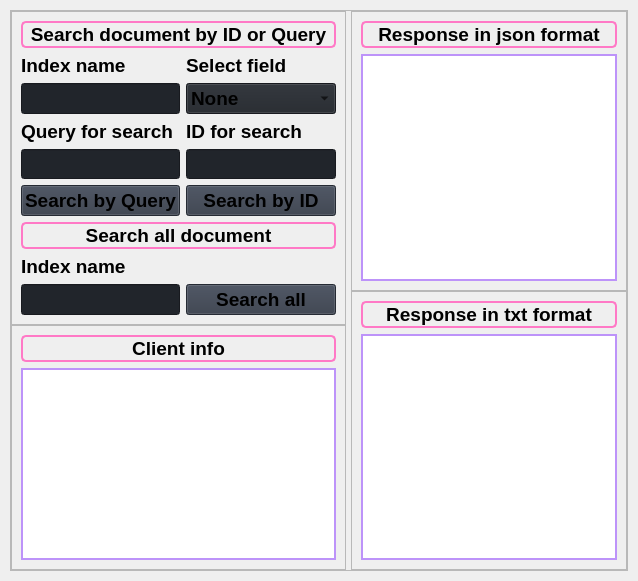
                     <widget class="QWidget" name="Search">
                      <property name="styleSheet">
                       <string notr="true">b</string>
                      </property>
                      <layout class="QVBoxLayout" name="verticalLayout">
                       <property name="spacing">
                        <number>10</number>
                       </property>
                       <property name="leftMargin">
                        <number>10</number>
                       </property>
                       <property name="topMargin">
                        <number>10</number>
                       </property>
                       <property name="rightMargin">
                        <number>10</number>
                       </property>
                       <property name="bottomMargin">
                        <number>10</number>
                       </property>
                       <item>
                        <widget class="QFrame" name="row_2">
                         <property name="minimumSize">
                          <size>
                           <width>0</width>
                           <height>150</height>
                          </size>
                         </property>
                         <property name="frameShape">
                          <enum>QFrame::StyledPanel</enum>
                         </property>
                         <property name="frameShadow">
                          <enum>QFrame::Raised</enum>
                         </property>
                         <layout class="QVBoxLayout" name="verticalLayout_19">
                          <property name="leftMargin">
                           <number>0</number>
                          </property>
                          <property name="topMargin">
                           <number>0</number>
                          </property>
                          <property name="rightMargin">
                           <number>0</number>
                          </property>
                          <property name="bottomMargin">
                           <number>0</number>
                          </property>
                          <item>
                           <layout class="QHBoxLayout" name="horizontalLayout_7">
                            <property name="spacing">
                             <number>5</number>
                            </property>
                            <property name="topMargin">
                             <number>0</number>
                            </property>
                            <item>
                             <layout class="QVBoxLayout" name="info_frame_2">
                              <property name="spacing">
                               <number>0</number>
                              </property>
                              <property name="leftMargin">
                               <number>0</number>
                              </property>
                              <property name="topMargin">
                               <number>0</number>
                              </property>
                              <property name="bottomMargin">
                               <number>0</number>
                              </property>
                              <item>
                               <widget class="QFrame" name="search_frame">
                                <property name="minimumSize">
                                 <size>
                                  <width>0</width>
                                  <height>0</height>
                                 </size>
                                </property>
                                <property name="frameShape">
                                 <enum>QFrame::StyledPanel</enum>
                                </property>
                                <property name="frameShadow">
                                 <enum>QFrame::Raised</enum>
                                </property>
                                <layout class="QGridLayout" name="gridLayout">
                                 <item row="10" column="0">
                                  <widget class="QLabel" name="labelBoxBlenderInstalation_4">
                                   <property name="font">
                                    <font>
                                     <pointsize>14</pointsize>
                                     <italic>false</italic>
                                     <bold>true</bold>
                                    </font>
                                   </property>
                                   <property name="styleSheet">
                                    <string notr="true"/>
                                   </property>
                                   <property name="text">
                                    <string>Query for search</string>
                                   </property>
                                  </widget>
                                 </item>
                                 <item row="3" column="0">
                                  <widget class="QLineEdit" name="Index_name">
                                   <property name="sizePolicy">
                                    <sizepolicy hsizetype="Preferred" vsizetype="Preferred">
                                     <horstretch>0</horstretch>
                                     <verstretch>0</verstretch>
                                    </sizepolicy>
                                   </property>
                                   <property name="minimumSize">
                                    <size>
                                     <width>0</width>
                                     <height>30</height>
                                    </size>
                                   </property>
                                   <property name="styleSheet">
                                    <string notr="true">background-color: rgb(33, 37, 43);</string>
                                   </property>
                                   <property name="text">
                                    <string/>
                                   </property>
                                   <property name="placeholderText">
                                    <string/>
                                   </property>
                                  </widget>
                                 </item>
                                 <item row="10" column="1">
                                  <widget class="QLabel" name="labelBoxBlenderInstalation_12">
                                   <property name="font">
                                    <font>
                                     <pointsize>14</pointsize>
                                     <italic>false</italic>
                                     <bold>true</bold>
                                    </font>
                                   </property>
                                   <property name="styleSheet">
                                    <string notr="true"/>
                                   </property>
                                   <property name="text">
                                    <string>ID for search</string>
                                   </property>
                                  </widget>
                                 </item>
                                 <item row="16" column="0">
                                  <widget class="QLineEdit" name="Index_name_2">
                                   <property name="sizePolicy">
                                    <sizepolicy hsizetype="Preferred" vsizetype="Preferred">
                                     <horstretch>0</horstretch>
                                     <verstretch>0</verstretch>
                                    </sizepolicy>
                                   </property>
                                   <property name="minimumSize">
                                    <size>
                                     <width>0</width>
                                     <height>30</height>
                                    </size>
                                   </property>
                                   <property name="styleSheet">
                                    <string notr="true">background-color: rgb(33, 37, 43);</string>
                                   </property>
                                   <property name="text">
                                    <string/>
                                   </property>
                                   <property name="placeholderText">
                                    <string/>
                                   </property>
                                  </widget>
                                 </item>
                                 <item row="13" column="0">
                                  <widget class="QPushButton" name="btn_search_doc_query">
                                   <property name="minimumSize">
                                    <size>
                                     <width>150</width>
                                     <height>30</height>
                                    </size>
                                   </property>
                                   <property name="font">
                                    <font>
                                     <pointsize>14</pointsize>
                                     <italic>false</italic>
                                     <bold>true</bold>
                                    </font>
                                   </property>
                                   <property name="cursor">
                                    <cursorShape>PointingHandCursor</cursorShape>
                                   </property>
                                   <property name="styleSheet">
                                    <string notr="true">background-color: rgb(52, 59, 72);</string>
                                   </property>
                                   <property name="text">
                                    <string>Search by Query</string>
                                   </property>
                                   <property name="icon">
                                    <iconset resource="resources.qrc">
                                     <normaloff>:/icons/images/icons/cil-magnifying-glass.png</normaloff>:/icons/images/icons/cil-magnifying-glass.png</iconset>
                                   </property>
                                  </widget>
                                 </item>
                                 <item row="1" column="1">
                                  <widget class="QLabel" name="labelBoxBlenderInstalation_3">
                                   <property name="font">
                                    <font>
                                     <pointsize>14</pointsize>
                                     <italic>false</italic>
                                     <bold>true</bold>
                                    </font>
                                   </property>
                                   <property name="styleSheet">
                                    <string notr="true"/>
                                   </property>
                                   <property name="text">
                                    <string>Select field</string>
                                   </property>
                                  </widget>
                                 </item>
                                 <item row="0" column="0" colspan="2">
                                  <widget class="QLabel" name="label_2">
                                   <property name="font">
                                    <font>
                                     <pointsize>14</pointsize>
                                     <italic>false</italic>
                                     <bold>true</bold>
                                     <underline>false</underline>
                                    </font>
                                   </property>
                                   <property name="styleSheet">
                                    <string notr="true">font-weight: bold;
border-radius: 5px;
border: 2px solid #ff79c6;</string>
                                   </property>
                                   <property name="text">
                                    <string>Search document by ID or Query</string>
                                   </property>
                                   <property name="alignment">
                                    <set>Qt::AlignCenter</set>
                                   </property>
                                  </widget>
                                 </item>
                                 <item row="16" column="1">
                                  <widget class="QPushButton" name="btn_search_doc_all">
                                   <property name="minimumSize">
                                    <size>
                                     <width>150</width>
                                     <height>30</height>
                                    </size>
                                   </property>
                                   <property name="font">
                                    <font>
                                     <pointsize>14</pointsize>
                                     <italic>false</italic>
                                     <bold>true</bold>
                                    </font>
                                   </property>
                                   <property name="cursor">
                                    <cursorShape>PointingHandCursor</cursorShape>
                                   </property>
                                   <property name="styleSheet">
                                    <string notr="true">background-color: rgb(52, 59, 72);</string>
                                   </property>
                                   <property name="text">
                                    <string>Search all</string>
                                   </property>
                                   <property name="icon">
                                    <iconset resource="resources.qrc">
                                     <normaloff>:/icons/images/icons/cil-layers.png</normaloff>:/icons/images/icons/cil-layers.png</iconset>
                                   </property>
                                  </widget>
                                 </item>
                                 <item row="14" column="0" colspan="2">
                                  <widget class="QLabel" name="label_8">
                                   <property name="font">
                                    <font>
                                     <pointsize>14</pointsize>
                                     <italic>false</italic>
                                     <bold>true</bold>
                                     <underline>false</underline>
                                    </font>
                                   </property>
                                   <property name="styleSheet">
                                    <string notr="true">font-weight: bold;
border-radius: 5px;
border: 2px solid #ff79c6;</string>
                                   </property>
                                   <property name="text">
                                    <string>Search all document</string>
                                   </property>
                                   <property name="alignment">
                                    <set>Qt::AlignCenter</set>
                                   </property>
                                  </widget>
                                 </item>
                                 <item row="1" column="0">
                                  <widget class="QLabel" name="labelBoxBlenderInstalation_2">
                                   <property name="font">
                                    <font>
                                     <pointsize>14</pointsize>
                                     <italic>false</italic>
                                     <bold>true</bold>
                                    </font>
                                   </property>
                                   <property name="styleSheet">
                                    <string notr="true"/>
                                   </property>
                                   <property name="text">
                                    <string>Index name</string>
                                   </property>
                                  </widget>
                                 </item>
                                 <item row="12" column="0">
                                  <widget class="QLineEdit" name="Query_name">
                                   <property name="sizePolicy">
                                    <sizepolicy hsizetype="Preferred" vsizetype="Preferred">
                                     <horstretch>0</horstretch>
                                     <verstretch>0</verstretch>
                                    </sizepolicy>
                                   </property>
                                   <property name="minimumSize">
                                    <size>
                                     <width>0</width>
                                     <height>30</height>
                                    </size>
                                   </property>
                                   <property name="styleSheet">
                                    <string notr="true">background-color: rgb(33, 37, 43);</string>
                                   </property>
                                   <property name="text">
                                    <string/>
                                   </property>
                                   <property name="placeholderText">
                                    <string/>
                                   </property>
                                  </widget>
                                 </item>
                                 <item row="15" column="0">
                                  <widget class="QLabel" name="labelBoxBlenderInstalation_11">
                                   <property name="font">
                                    <font>
                                     <pointsize>14</pointsize>
                                     <italic>false</italic>
                                     <bold>true</bold>
                                    </font>
                                   </property>
                                   <property name="styleSheet">
                                    <string notr="true"/>
                                   </property>
                                   <property name="text">
                                    <string>Index name</string>
                                   </property>
                                  </widget>
                                 </item>
                                 <item row="12" column="1">
                                  <widget class="QLineEdit" name="ID_name">
                                   <property name="sizePolicy">
                                    <sizepolicy hsizetype="Preferred" vsizetype="Preferred">
                                     <horstretch>0</horstretch>
                                     <verstretch>0</verstretch>
                                    </sizepolicy>
                                   </property>
                                   <property name="minimumSize">
                                    <size>
                                     <width>0</width>
                                     <height>30</height>
                                    </size>
                                   </property>
                                   <property name="styleSheet">
                                    <string notr="true">background-color: rgb(33, 37, 43);</string>
                                   </property>
                                   <property name="text">
                                    <string/>
                                   </property>
                                   <property name="placeholderText">
                                    <string/>
                                   </property>
                                  </widget>
                                 </item>
                                 <item row="13" column="1">
                                  <widget class="QPushButton" name="btn_search_doc_id">
                                   <property name="minimumSize">
                                    <size>
                                     <width>150</width>
                                     <height>30</height>
                                    </size>
                                   </property>
                                   <property name="font">
                                    <font>
                                     <pointsize>14</pointsize>
                                     <italic>false</italic>
                                     <bold>true</bold>
                                    </font>
                                   </property>
                                   <property name="cursor">
                                    <cursorShape>PointingHandCursor</cursorShape>
                                   </property>
                                   <property name="styleSheet">
                                    <string notr="true">background-color: rgb(52, 59, 72);</string>
                                   </property>
                                   <property name="text">
                                    <string>Search by ID</string>
                                   </property>
                                   <property name="icon">
                                    <iconset resource="resources.qrc">
                                     <normaloff>:/icons/images/icons/cil-magnifying-glass.png</normaloff>:/icons/images/icons/cil-magnifying-glass.png</iconset>
                                   </property>
                                  </widget>
                                 </item>
                                 <item row="3" column="1">
                                  <widget class="QComboBox" name="Field_combo">
                                   <property name="font">
                                    <font>
                                     <pointsize>14</pointsize>
                                     <italic>false</italic>
                                     <bold>true</bold>
                                    </font>
                                   </property>
                                   <property name="autoFillBackground">
                                    <bool>false</bool>
                                   </property>
                                   <property name="styleSheet">
                                    <string notr="true">background-color: rgb(33, 37, 43);</string>
                                   </property>
                                   <property name="iconSize">
                                    <size>
                                     <width>16</width>
                                     <height>16</height>
                                    </size>
                                   </property>
                                   <property name="frame">
                                    <bool>true</bool>
                                   </property>
                                   <item>
                                    <property name="text">
                                     <string>None</string>
                                    </property>
                                   </item>
                                   <item>
                                    <property name="text">
                                     <string>Title</string>
                                    </property>
                                   </item>
                                   <item>
                                    <property name="text">
                                     <string>Content</string>
                                    </property>
                                   </item>
                                  </widget>
                                 </item>
                                </layout>
                               </widget>
                              </item>
                              <item>
                               <widget class="QFrame" name="info_frame">
                                <property name="sizePolicy">
                                 <sizepolicy hsizetype="Preferred" vsizetype="Preferred">
                                  <horstretch>0</horstretch>
                                  <verstretch>0</verstretch>
                                 </sizepolicy>
                                </property>
                                <property name="minimumSize">
                                 <size>
                                  <width>0</width>
                                  <height>0</height>
                                 </size>
                                </property>
                                <property name="styleSheet">
                                 <string notr="true"/>
                                </property>
                                <property name="frameShape">
                                 <enum>QFrame::StyledPanel</enum>
                                </property>
                                <property name="frameShadow">
                                 <enum>QFrame::Raised</enum>
                                </property>
                                <layout class="QVBoxLayout" name="verticalLayout_17">
                                 <item>
                                  <widget class="QLabel" name="label_3">
                                   <property name="font">
                                    <font>
                                     <pointsize>14</pointsize>
                                     <italic>false</italic>
                                     <bold>true</bold>
                                     <underline>false</underline>
                                    </font>
                                   </property>
                                   <property name="styleSheet">
                                    <string notr="true">font-weight: bold;
border-radius: 5px;
border: 2px solid #ff79c6;</string>
                                   </property>
                                   <property name="text">
                                    <string>Client info</string>
                                   </property>
                                   <property name="alignment">
                                    <set>Qt::AlignCenter</set>
                                   </property>
                                  </widget>
                                 </item>
                                 <item>
                                  <widget class="QTextBrowser" name="client_text">
                                   <property name="styleSheet">
                                    <string notr="true">border: 2px solid #bd93f9;</string>
                                   </property>
                                  </widget>
                                 </item>
                                </layout>
                               </widget>
                              </item>
                             </layout>
                            </item>
                            <item>
                             <layout class="QVBoxLayout" name="response_frame2">
                              <property name="spacing">
                               <number>0</number>
                              </property>
                              <property name="leftMargin">
                               <number>0</number>
                              </property>
                              <item>
                               <widget class="QFrame" name="response_json_frame">
                                <property name="frameShape">
                                 <enum>QFrame::StyledPanel</enum>
                                </property>
                                <property name="frameShadow">
                                 <enum>QFrame::Raised</enum>
                                </property>
                                <layout class="QVBoxLayout" name="verticalLayout_21">
                                 <item>
                                  <widget class="QLabel" name="label_4">
                                   <property name="font">
                                    <font>
                                     <pointsize>14</pointsize>
                                     <italic>false</italic>
                                     <bold>true</bold>
                                     <underline>false</underline>
                                    </font>
                                   </property>
                                   <property name="styleSheet">
                                    <string notr="true">font-weight: bold;
border-radius: 5px;
border: 2px solid #ff79c6;</string>
                                   </property>
                                   <property name="text">
                                    <string>Response in json format</string>
                                   </property>
                                   <property name="alignment">
                                    <set>Qt::AlignCenter</set>
                                   </property>
                                  </widget>
                                 </item>
                                 <item>
                                  <widget class="QTextBrowser" name="response_json">
                                   <property name="styleSheet">
                                    <string notr="true">border: 2px solid #bd93f9;</string>
                                   </property>
                                  </widget>
                                 </item>
                                </layout>
                               </widget>
                              </item>
                              <item>
                               <widget class="QFrame" name="response_text_frame">
                                <property name="frameShape">
                                 <enum>QFrame::StyledPanel</enum>
                                </property>
                                <property name="frameShadow">
                                 <enum>QFrame::Raised</enum>
                                </property>
                                <layout class="QVBoxLayout" name="verticalLayout_22">
                                 <item>
                                  <widget class="QLabel" name="label_5">
                                   <property name="font">
                                    <font>
                                     <pointsize>14</pointsize>
                                     <italic>false</italic>
                                     <bold>true</bold>
                                     <underline>false</underline>
                                    </font>
                                   </property>
                                   <property name="styleSheet">
                                    <string notr="true">font-weight: bold;
border-radius: 5px;
border: 2px solid #ff79c6;</string>
                                   </property>
                                   <property name="text">
                                    <string>Response in txt format</string>
                                   </property>
                                   <property name="alignment">
                                    <set>Qt::AlignCenter</set>
                                   </property>
                                  </widget>
                                 </item>
                                 <item>
                                  <widget class="QTextBrowser" name="response_text">
                                   <property name="styleSheet">
                                    <string notr="true">border: 2px solid #bd93f9;</string>
                                   </property>
                                  </widget>
                                 </item>
                                </layout>
                               </widget>
                              </item>
                             </layout>
                            </item>
                           </layout>
                          </item>
                         </layout>
                        </widget>
                       </item>
                      </layout>
                     </widget>
